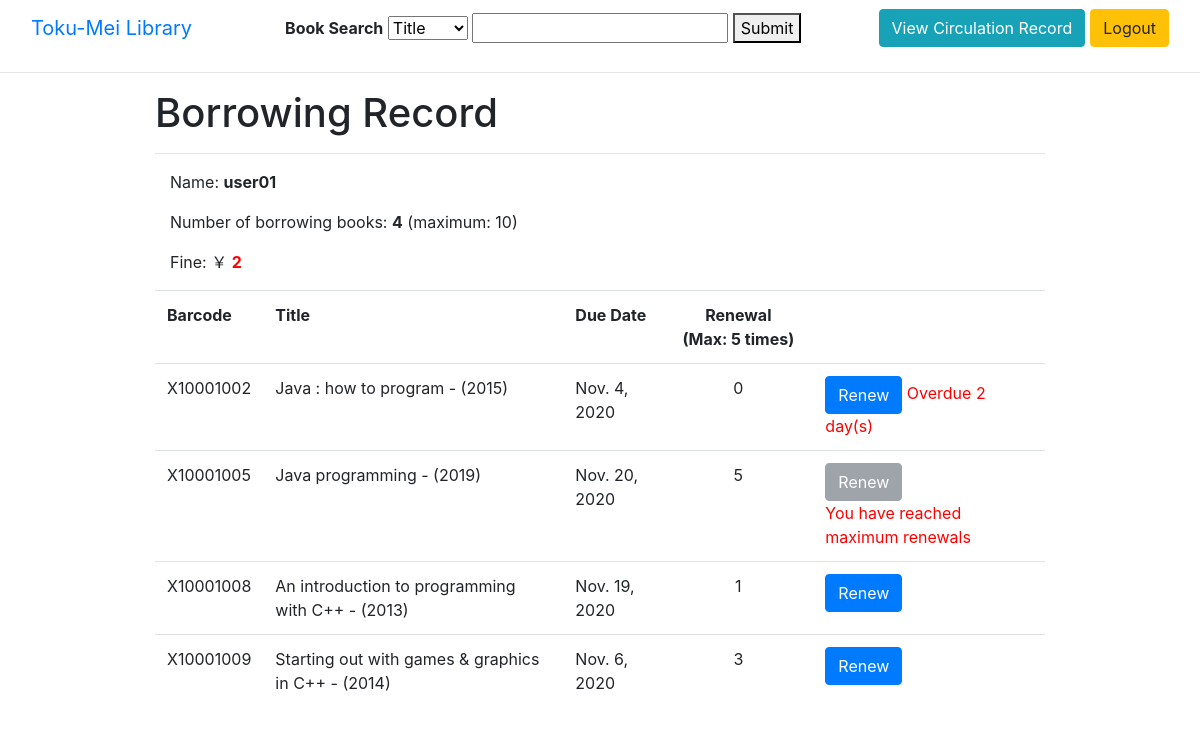
The app's page /viewrecord/ (signed in) with its own data.
### catalogue/models.py (models this page shows, shortened)
class CircAccount(models.Model):
    user = models.OneToOneField(User, on_delete=models.CASCADE)
    activated = models.BooleanField(default=True)
    fine = models.IntegerField(blank=True, null=True, default=0)
    hold = models.IntegerField(blank=True, null=True, default=0)

class Bookitem(models.Model):
    LOCATION = (
        ('1/F', '1/F'),
        ('2/F', '2/F'),
        ('3/F', '3/F'),
        ('1/F Reference', '1/F Reference')
    )
    STATUS = (
        ('available', 'available'),
        ('checked-out', 'checked-out'),
        ('on holdshelf', 'on holdshelf'),
        ('lib use only', 'lib use only'),
        ('in purchase', 'in purchase'),
        ('in process', 'in process'),
        ('library display', 'library display'),
        ('lost', 'lost'),
        ('withdrawn', 'withdrawn')
    )
    barcode = models.CharField(max_length=10, unique=True)
    title = models.ForeignKey(Booktitle, on_delete=models.CASCADE)
    material_type = models.CharField(max_length=10)
    location = models.CharField(max_length=25, choices=LOCATION)
    callno = models.CharField(max_length=100)
    status = models.CharField(max_length=25, choices=STATUS)
    duedate = models.DateField(blank=True, null=True)
    current_user = models.ForeignKey(User, on_delete=models.CASCADE, blank=True, null=True, related_name="user_in_use")
    previous_user = models.ForeignKey(User, on_delete=models.CASCADE, blank=True, null=True, related_name="user_previous_use")
    total_checkedout = models.IntegerField(default=0)
    renewal = models.IntegerField(default=0)
    display_message = models.CharField(max_length=100, blank=True, null=True)
    holdlist = models.CharField(max_length=200, blank=True, null=True)
    created_on = models.DateTimeField(auto_now=True)
    updated_on = models.DateTimeField(auto_now_add=True)

class Booktitle(models.Model):
    title = models.CharField(max_length=250)
    author = models.TextField(blank=True, null=True)
    edition = models.CharField(max_length=100, blank=True, null=True)
    publisher = models.CharField(max_length=250, blank=True, null=True)
    year = models.IntegerField(blank=True, null=True)
    format = models.CharField(max_length=250, blank=True, null=True)
    series = models.TextField(blank=True, null=True)
    subjects = models.TextField(blank=True, null=True)
    note = models.TextField(blank=True, null=True)
    language = models.CharField(max_length=100, blank=True, null=True)
    isbn = models.TextField(blank=True, null=True)
    created_on = models.DateTimeField(auto_now=True)
    updated_on = models.DateTimeField(auto_now_add=True)
    def __str__(self):
        return "{} - ({})".format(self.title, self.year)

### catalogue/views.py (the view)
# urls.py: path('viewrecord/', view_record),
@login_required(login_url="/login")
def view_record(request):
    username = request.user
    items = Bookitem.objects.filter(current_user=username)
    user_acc = CircAccount.objects.get(user=username)
    num = len(items)
    for item in items:
        item.display_message = " "
        n = datetime.date.today() - item.duedate
        if (n.days) > 0:
            item.display_message = "Overdue {} day(s)".format(n.days)
    context = {
        'items':items,
        'user_acc':user_acc,
        'num': num,
    }
    return render(request, 'account.html', context)

### catalogue/templates/account.html (shortened to what this page needs)
{% extends 'base.html' %}
{% block content %}
<div class="container">
    <h1>Borrowing Record</h1>
    <hr>
    <div class="container">
        <p>Name: <b>{{user_acc.user}}</b></p>
        <p>Number of borrowing books: <b>{{num}}</b> (maximum: 10)</p>
        <p>Fine: ￥
            {% if user_acc.fine == 0 %}
            <b>{{user_acc.fine}}</b></p>
            {% else %}
            <b style="color:red;">{{user_acc.fine}}</b></p>
            {% endif %}
    </div>
    <table class="table">
        <tr>
            <th style="width:100px;">Barcode</th>
            <th style="width:300px;">Title</th>
            <th style="width:100px;">Due Date</th>
            <th style="width:150px;text-align:center;">Renewal<br> (Max: 5 times)</th>
            <th></th>
        </tr>
        {% for item in items %}
        <tr>
            <td>{{item.barcode}}</td>
            <td>{{item.title}}</td>
            <td>{{item.duedate}}</td>
            <td style="text-align:center;">{{item.renewal}}</td>
            <td>
                <form action="/renew_books">
                    {% if item.renewal >= 5 %}
                    <button type="submit" class="btn btn-secondary" disabled>Renew</button>
                    <br>
                    <span style="color:red;">You have reached maximum renewals</span>
                    {% else %}
                    <button type="submit" class="btn btn-primary">Renew</button>
                    <span style="color:red;">{{item.display_message}}</span>
                    {% endif %}
                </form>
            </td>
        </tr>
        {% endfor %}
    </table>
</div>
{% endblock content %}

### catalogue/templates/base.html (style rules this page uses)
.container { max-width: 920px; }
table { margin-bottom: 20px; max-width: 900px; }

### records on screen
CircAccount: user "user01", fine "2"
Bookitem: barcode "X10001002", title "Java : how to program - (2015)", duedate "Nov. 4, 2020", renewal "0", display_message "Overdue 2 day(s)"
Bookitem: barcode "X10001005", title "Java programming - (2019)", duedate "Nov. 20, 2020", renewal "5"
Bookitem: barcode "X10001008", title "An introduction to programming with C++ - (2013)", duedate "Nov. 19, 2020", renewal "1"
Bookitem: barcode "X10001009", title "Starting out with games & graphics in C++ - (2014)", duedate "Nov. 6, 2020", renewal "3"

### other values on screen
{{ num }} "4"
